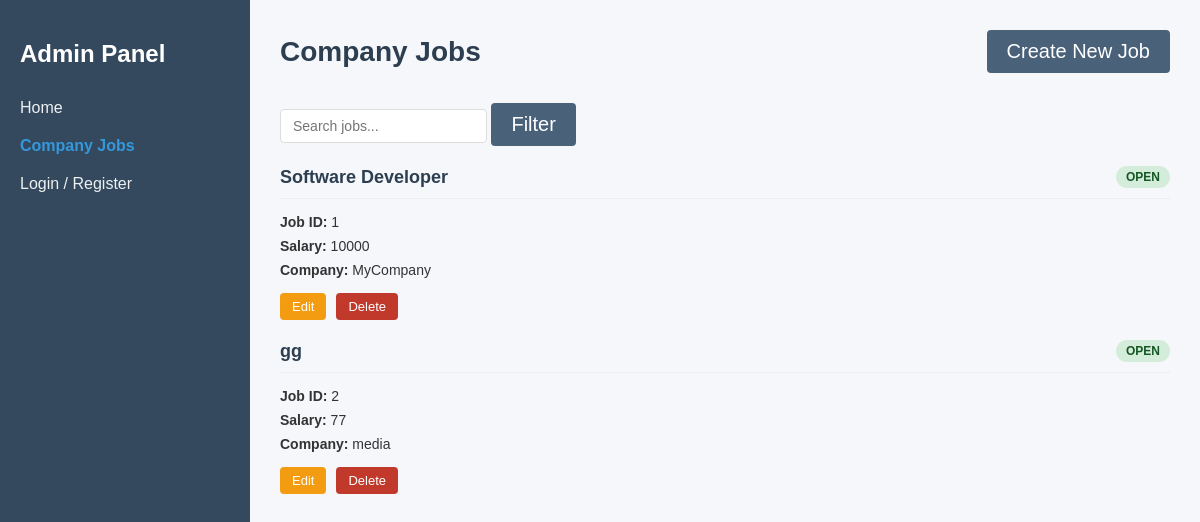
/jobs/admin-jobs/, run on an earlier commit of the app's database.
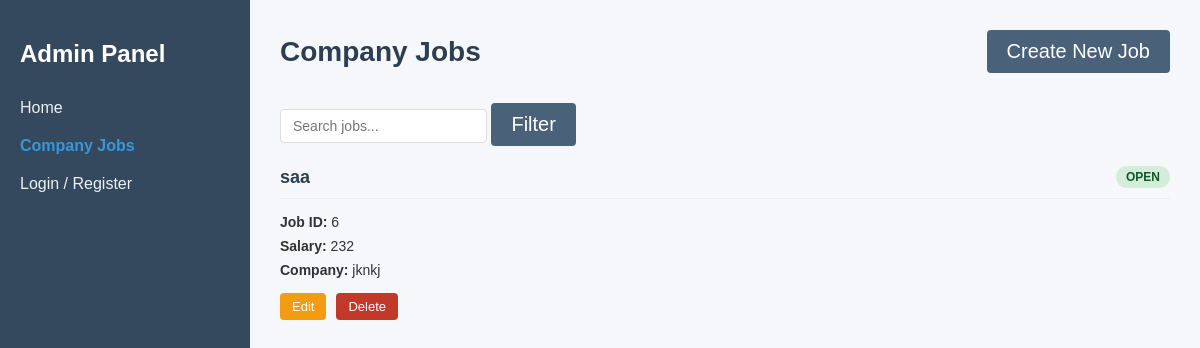
And on a later commit of the database.
### jobs/models.py (models this page shows)
class Job(models.Model):
    STATUS_CHOICES = [
        ('open', 'Open'),
        ('close', 'Closed'),
    ]
    job_id = models.CharField(max_length=50, unique=True,default='default123')
    title = models.CharField(max_length=100)
    salary = models.IntegerField()
    company = models.CharField(max_length=100)
    status = models.CharField(max_length=10, choices=STATUS_CHOICES)
    def __str__(self):
        return self.title

### jobs/views.py (the view)
# urls.py: path('admin-jobs/', views.job_list, name='job_list'),
def job_list(request):
    search_query = request.GET.get('search', '')
    print("SEARCH QUERY:", search_query)
    if search_query:
        jobs = Job.objects.filter(title__icontains=search_query)
    else:
        jobs = Job.objects.all()
    print("JOBS:", jobs)
    return render(request, 'jobs/admin.html', {'jobs': jobs, 'search': search_query})

### jobs/templates/jobs/admin.html (shortened to what this page needs)
{% load static %}
<!DOCTYPE html>
<html>
<head>
    <link rel="stylesheet" href="{% static 'page4.css' %}">
</head>
<body>
    <div class="admin">
        <div class="navbar">
            <h2>Admin Panel</h2>
            <nav>
                <ul>
                    <li><a href="{% url 'home2' %}">Home</a></li>
                    <li class="active"><a href="{% url 'job_list' %}">Company Jobs</a></li>
                    {% if user.is_authenticated %}
                        <li><a href="{% url 'logout' %}" id="logout-link">Logout</a></li>
                    {% else %}
                        <li><a href="{% url 'login' %}" id="login-register-link">Login / Register</a></li>
                    {% endif %}
                </ul>
            </nav>
        </div>
        <main class="content">
            <header>
                <h1>Company Jobs</h1>
                <a href="{% url 'add_job' %}" class="bt">Create New Job</a>
            </header>
            <div class="filters">
              <form method="GET" action="{% url 'job_list' %}">
                    <input type="text" id="searchInput" name="search" placeholder="Search jobs..." value="{{ search }}">
                    <button type="submit" class="bt">Filter</button>
             </form>
            </div>
            <div class="list" id="jobs">
                {% for job in jobs %}
                <div class="job-item" id="job-{{ job.id }}">
                    <div class="job-header">
                        <h3>{{ job.title}}</h3>
                        <span class="status {{ job.status }}">{{ job.get_status_display }}</span>
                    </div>
                    <div class="job-details">
                        <p><strong>Job ID:</strong> {{ job.id }}</p>
                        <p><strong>Salary:</strong> {{ job.salary }}</p>
                        <p><strong>Company:</strong> {{ job.company }}</p>
                    </div>
                    <div class="job-actions">
                        <a href="{% url 'edit_job' job.id %}" class="bt btn-small edit">Edit</a>
                        <a href="#" onclick= "deleteJob('{{ job.id }}')" class="bt btn-small delete">Delete</a>
                    </div>
                </div>
                {% empty %}
                <p>No jobs found</p>
                {% endfor %}
            </div>
        </main>
    </div>
</body>
</html>

What changed in the data, as far as the page shows it:
removed Job: title "Software Developer", status "OPEN", id "1", salary "10000", company "MyCompany"
removed Job: title "gg", status "OPEN", id "2", salary "77", company "media"
added Job: title "saa", status "OPEN", id "6", salary "232", company "jknkj"
